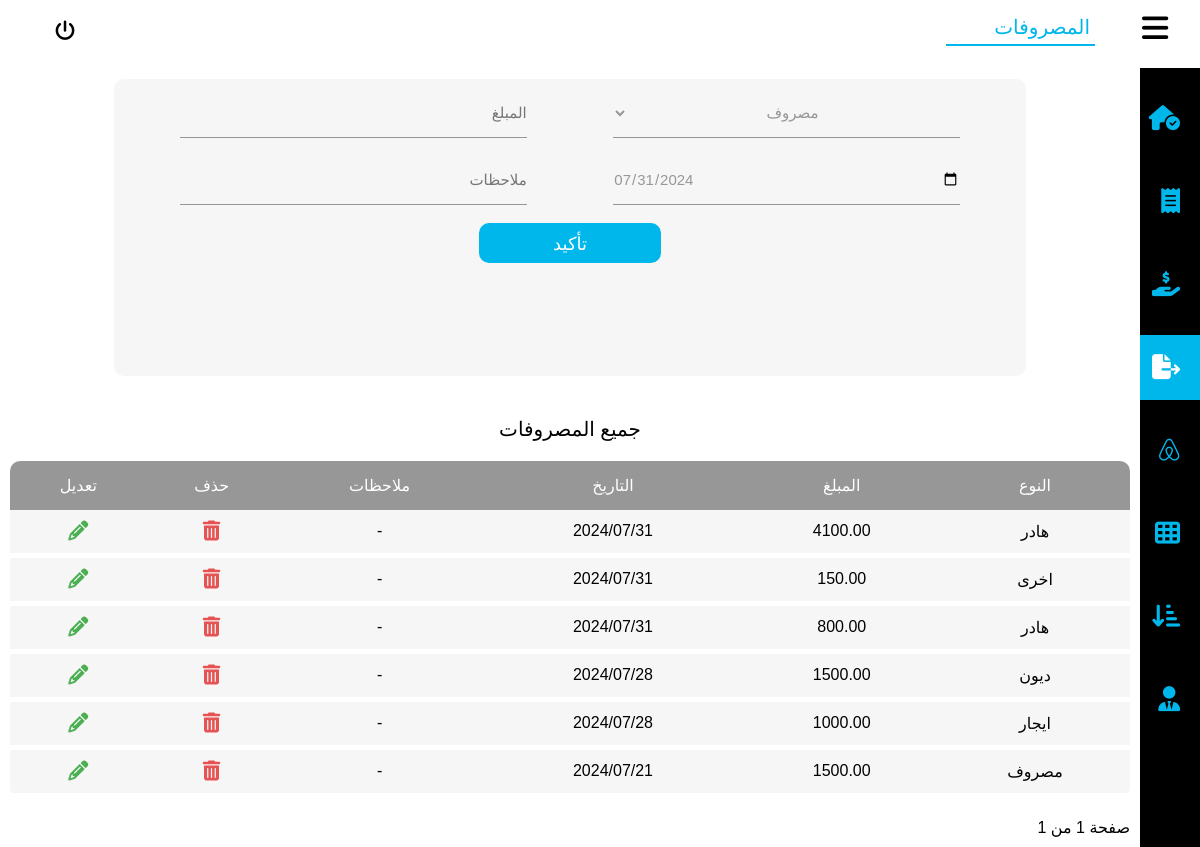
/loses, run on the app's committed database.
### user/models.py (models this page shows)
class Lose(models.Model):
    lose_type = models.CharField(max_length=100, blank=True, null=True)
    lose_money = models.DecimalField(max_digits=10, decimal_places=2, blank=True, null=True)
    date = models.DateTimeField(blank=True, null=True)
    notes = models.CharField(max_length=100, blank=True, null=True)

### user/views.py (the view, shortened to what this page needs)
# urls.py: path('loses',views.loses, name='loses' ),
def loses(request):
    loses = Lose.objects.all().order_by("-date")
    paginator = Paginator(loses ,20)
    page = request.GET.get('page')
    try:
        loses_list = paginator.page(page)
    except PageNotAnInteger:
        loses_list = paginator.page(1)
    except EmptyPage :
        loses_list = paginator.page(paginator.num_pages)
    context ={
        'loses' : loses_list
    }
    return render(request,'loses.html', context)

### templates/loses.html (shortened to what this page needs)
{% load static %}
<!DOCTYPE html>
<html lang="en">
<head>
    <link rel="stylesheet" href=" {% static "css/style.css" %} ">
    <link rel="stylesheet" href=" {% static "css/all.min.css" %} ">
    <link rel="stylesheet" href=" {% static "css/fontawesome.min.css" %} ">
</head>
<body>
    <header>
        <div class="main">
            <div class="minhead">
                <i class="fa-solid fa-bars" id="rightconexpend"></i>
            </div>
            <ul>
                <li class="selected"><a href="{% url "loses" %}">المصروفات</a></li>
            </ul>
        </div>
        <div class="username">
                <a href="{% url "logout" %}"><i class="fa-solid fa-power-off"></i></a>
        </div>
    </header>
    <div class="backcon">
        <div class="rightcon">
            <ul>
                <a href="{% url "home" %}">
                    <li>
                        <i class="fa-solid fa-house-circle-check"></i>
                    </li>
                </a>
                <a href= "{% url "sales" %}">
                    <li>
                        <i class="fa-solid fa-receipt"></i>
                    </li>
                </a>
                <a href="{% url "tempsales" %}">
                    <li>
                        <i class="fa-solid fa-hand-holding-dollar"></i>
                    </li>
                </a>
                <a href="{% url "loses" %}">
                    <li class="activeli">
                        <i class="fa-solid fa-file-export"></i>
                    </li>
                </a>
                <a href="{% url "items" %}">
                    <li >
                        <i class="fa-brands fa-airbnb"></i>
                    </li>
                </a>
                <a href="{% url "profits" %}">
                    <li>
                        <i class="fa-solid fa-table-cells"></i>
                    </li>
                </a>
                <a href="{% url "shorts" %}">
                    <li>
                        <i class="fa-solid fa-arrow-down-short-wide"></i>
                    </li>
                </a>
                <a href="{% url "daycome" %}">
                    <li>
                        <i class="fa-solid fa-user-tie"></i>
                    </li>
                </a>
            </ul>
        </div>
        <div class="leftcon">
            <form method="post" action="" class="othersell">
                <div class="addinputs">
                    <select name="lose_type" class="search_bar" id="">
                        <option value="مصروف">مصروف</option>
                    </select>
                    <input name='lose_money'  type="number" id="papers" class="search_bar" min="1" required placeholder="المبلغ">
                    <input name='date'  type="date" id="papers" class="search_bar" min="1" required placeholder="التاريخ">
                    <input name='notes' step="0.01"  type="text" id="price" class="search_bar" min="0" placeholder="ملاحظات">
                </div>
                <button name="addLose" class="sellbtn">تأكيد</button>
            </form>
            {% if loses %}
            <div class="status">
                <h2>جميع المصروفات</h2>
                <div style="width: 100%; overflow: scroll; height: fit-content;">
                    <table class="sellstable">
                        <thead>
                            <tr>
                                <th>النوع</th>
                                <th>المبلغ</th>
                                <th>التاريخ</th>
                                <th>ملاحظات</th>
                                <th>حذف</th>
                                <th>تعديل</th>
                            </tr>
                        </thead>
                        <tbody>
                            {% for lose in loses %}
                            <tr>
                                <td>{{lose.lose_type}}</td>
                                <td>{{lose.lose_money}}</td>
                                <td>{{lose.date|date:"20y/m/d"}}</td>
                                <td>{{lose.notes}}</td>
                                <td><button class="sellsdel" id="sellsdel" metadata='
                                    <form method="post" action="{% url "loseDelete" lose.id %}" style="width: 100%;display: flex;align-items: center;justify-content: center;flex-direction: column;">
                                        {% csrf_token %}
                                        <div class="addsell" style="padding: 20px;flex-direction:column;">
                                            <h3 style="color:#3D4B64;">حذف المصروف</h3>
                                            <h3 style="color:#FF0000;">"حذف المصروف سيؤدى الى حذف جميع المتعلقات به"</h3>
                                            <br>
                                            <i class="fa-regular fa-trash-can" style="color: #ff3333;font-size: 100px;"></i>
                                            <br>
                                        </div>
                                        <button name="loseDelete" class="sellbtn">حذف</button>
                                    </form>
                                    '><i class="fa-solid fa-trash-can"></i></button></td>
                                    <td><button class="sellsup" id="sellsup" metadata='
                                    <form method="post" action="{% url "loseUpdate" lose.id %}" style="width: 100%;display: flex;align-items: center;justify-content: center;flex-direction: column;">
                                        {% csrf_token %}
                                        <h3 style="color:#3D4B64;">تعديل مصروف</h3>
                                        <div class="addsell">
                                            <div class="wraper">
                                                <div class="first">
                                                    <div class="first">
                                                        <input value="{{lose.lose_type}}" type="text" name="lose_type" id="" class="search_bar" required>
                                                        <span>النوع</span>
                                                    </div>
                                                </div>
                                            </div>
                                            <div class="wraper">
                                                <div class="second">
                                                    <input value="{{lose.lose_money}}"  min="1" name="lose_money" type="number" id="search_bar" class="search_bar" required>
                                                    <span>المبلغ</span>
                                                </div>
                                            </div>
                                            <div class="wraper">
                                                <div class="first">
                                                    <div class="first">
                                                        <input value="{{lose.notes}}" type="text" name="notes" id="" class="search_bar" required>
                                                        <span>ملاحظات</span>
                                                    </div>
                                                </div>
                                            </div>
                                        </div>
                                        <button name="loseUpdate" class="sellbtn">تعديل</button>
                                    </form>
                                    '><i class="fa-solid fa-pencil"></i></button></td>
                                </tr>
                                {% endfor %}
                            </tbody>
                    </table>
                    </div>
                    <div class="btnnav">
                        <div>
                            <p>صفحة {{ loses.number }} من {{ loses.paginator.num_pages }}</p>
                        </div>
                    </div>
                </div>
            </div>
            {% else %}
            <h2 style="width: 100%;text-align: center;margin-top: 10%;">لا يوجد مصروفات حتى الان</h2>
            {% endif %}
    </div>
</body>
</html>

### data on the page
Lose: lose_type "هادر", lose_money "4100.00", date "2024/07/31", notes "-"
Lose: lose_type "اخرى", lose_money "150.00", date "2024/07/31", notes "-"
Lose: lose_type "هادر", lose_money "800.00", date "2024/07/31", notes "-"
Lose: lose_type "ديون", lose_money "1500.00", date "2024/07/28", notes "-"
Lose: lose_type "ايجار", lose_money "1000.00", date "2024/07/28", notes "-"
Lose: lose_type "مصروف", lose_money "1500.00", date "2024/07/21", notes "-"

### other printed values
{{ loses.paginator.num_pages }} "1"
